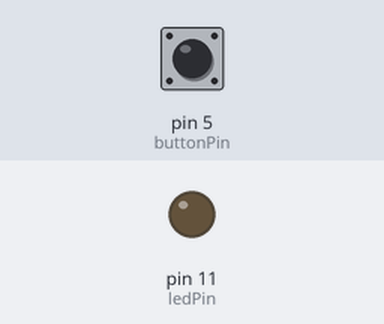
A sketch run on a simulated Arduino Uno, built with avr-gcc and run on an emulated ATmega328P. Parts: output pins drawn as LEDs (lit = HIGH). The test bench sets the inputs (shaded band); at power-on: pin 5 (buttonPin) HIGH.

Above: at 1.2 s.
1.3 s: pin 5 (buttonPin) pulled LOW for 3.2 s
At 3.2 s:
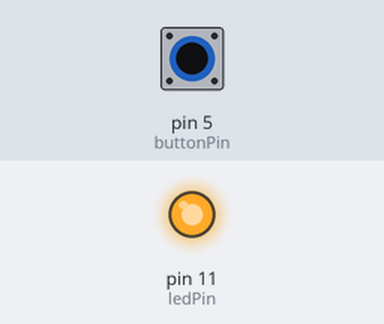
Timing chart, 0 to 4.7 s (numbered marks = the images above; inputs shaded):
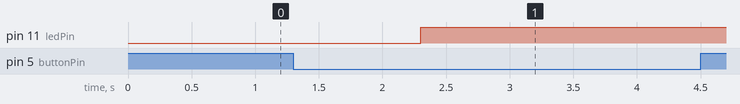

Measured:
- after the input at 1.3 s, pin 11 (ledPin): LOW → HIGH after 1.0 s

The sketch:

Kabeer_CCL_Arduino_Assignment.ino
```cpp
const int buttonPin = 5;
const int ledPin = 11;

int ledState = LOW;
int buttonState;
int lastButtonState = HIGH;

long lastDebounceTime = 0;
long debounceDelay = 1000;

void setup() {
  pinMode(buttonPin, INPUT);
  pinMode(ledPin, OUTPUT);

  digitalWrite(ledPin, ledState);
}

void loop() {
  int reading = digitalRead(buttonPin);


  if (reading != lastButtonState) {

    lastDebounceTime = millis();
  }

  if ((millis() - lastDebounceTime) > debounceDelay) {

    if (reading != buttonState) {
      buttonState = reading;

      if (buttonState == LOW) {
        ledState = !ledState;
      }
    }
  }


  digitalWrite(ledPin, ledState);

  lastButtonState = reading;
}
```
